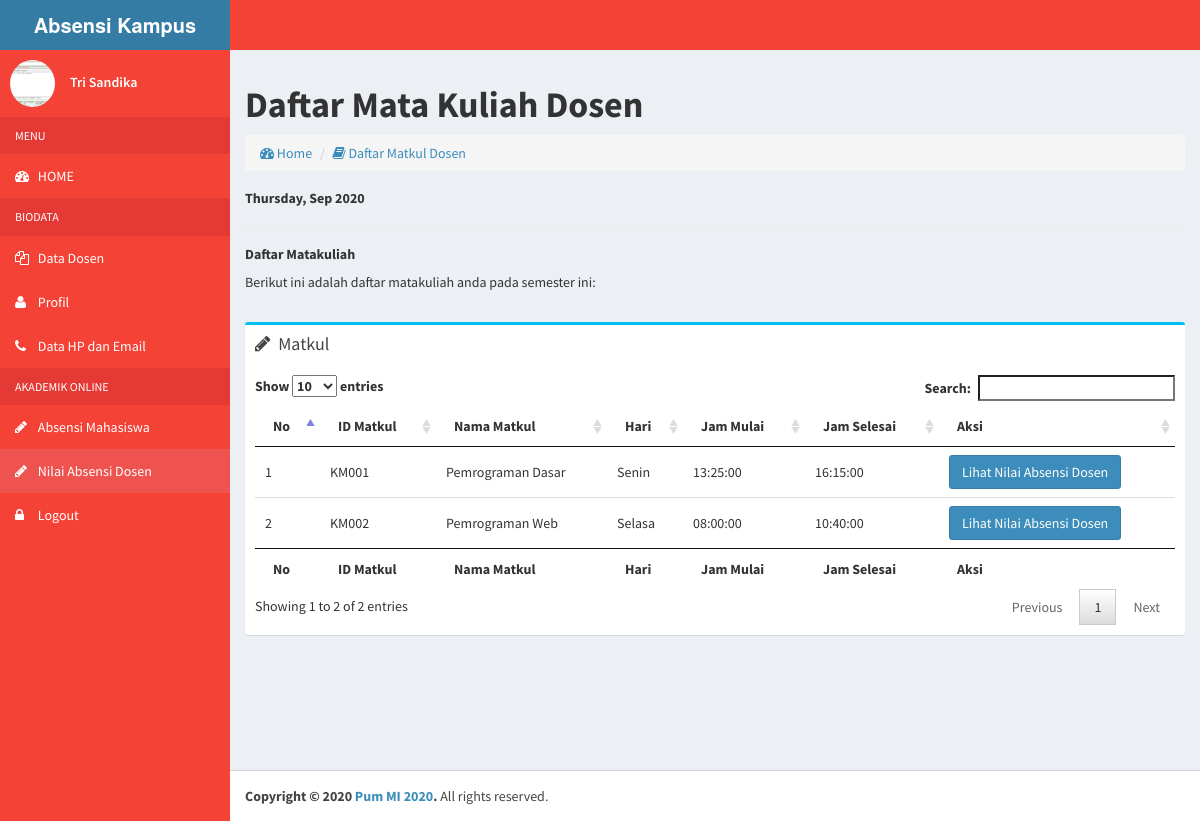
Screenshot of /dosen/index.php?page=16 (signed in) with the database file from the repository.
### tables this page shows
CREATE TABLE `dosen` (
  `nid` char(10) NOT NULL DEFAULT '',
  `nm_dosen` varchar(50) NOT NULL DEFAULT '',
  `jk` varchar(6) NOT NULL,
  `alamat` text NOT NULL,
  `telp_dosen` varchar(12) NOT NULL DEFAULT '',
  `password` varchar(255) NOT NULL,
  `email` varchar(30) NOT NULL,
  `foto` varchar(100) NOT NULL
);

CREATE TABLE `matkul` (
  `id_matkul` char(5) NOT NULL DEFAULT '',
  `nm_matkul` varchar(50) NOT NULL DEFAULT '',
  `hari` varchar(20) NOT NULL DEFAULT '',
  `jam_mulai` time NOT NULL,
  `jam_selesai` time NOT NULL,
  `ruangan` varchar(20) NOT NULL DEFAULT '',
  `nid` char(10) NOT NULL DEFAULT ''
);

### dosen/include/matkul_dosen.php (the view, shortened to what this page needs)
        <h1>
          <b>Daftar Mata Kuliah Dosen</b>
        </h1>
        <ol class="breadcrumb">
          <li><a href="#"><i class="fa fa-dashboard"></i> Home</a></li>
          <li><a href="#"><i class="fa fa-book"></i> Daftar Matkul Dosen</a></li>
        </ol>
<h5><b><?php echo date("l, M Y"); ?></b></h5>
<hr>
<h5><b>Daftar Matakuliah</b></h5>
<p>Berikut ini adalah daftar matakuliah anda pada semester ini:
</p>
<br>
            <div class="box box-info">
              <div class="box-header">
                <i class="fa fa-pencil"></i>
                <h3 class="box-title">Matkul</h3>
              </div>
              <div class="box-body">
              <table id="table" class="row-border" cellspacing="0" width="100%">
                <thead>
                    <tr>
                        <th>No</th>
                        <th>ID Matkul</th>
                        <th>Nama Matkul</th>
                        <th>Hari</th>
                        <th>Jam Mulai</th>
                        <th>Jam Selesai</th>
                        <th>Aksi</th>
                    </tr>
                </thead>
                <tfoot>
                    <tr>
                        <th>No</th>
                        <th>ID Matkul</th>
                        <th>Nama Matkul</th>
                        <th>Hari</th>
                        <th>Jam Mulai</th>
                        <th>Jam Selesai</th>
                        <th>Aksi</th>
                    </tr>
                </tfoot>
                <tbody>
                      <?php
                      $query = mysqli_query($conn,"SELECT * FROM matkul WHERE nid='$nid'");
                      if ($query) {
                        $no = 1;
                        while ($rows = mysqli_fetch_array($query)) {
                      ?>
                              <tr>
                                <td><?php echo $no++; ?></td>
                                <td><?php echo $rows['id_matkul']; ?></td>
                                <td><?php echo $rows['nm_matkul']; ?></td>
                                <td><?php echo $rows['hari']; ?></td>
                                <td><?php echo $rows['jam_mulai']; ?></td>
                                <td><?php echo $rows['jam_selesai']; ?></td>
                                <td><a href="index.php?page=17&&id_matkul=<?php echo $rows['id_matkul']; ?>" class="btn btn-primary" data-tt="tooltip" title="Klik Untuk Melihat Absensi Dosen">Lihat Nilai Absensi Dosen</a></td>
                              </tr>
                      <?php
                        }
                      }
                      ?>
                  </tbody>
                </table>
              </div>
            </div>

### dosen/index.php (shortened to what this page needs)
<?php
      include "../koneksi/koneksi.php";
      $nid = $_SESSION['dosen'];
      $query = mysqli_query($conn,"SELECT * FROM dosen where nid=$nid");
      if ($query) {
        $data = mysqli_fetch_array($query);
      }
                $active1 = "";
                $active2 = "";
                $active3 = "";
                $active4 = "";
                $active5 = "";
                $active6 = "";
                $includeVal = "";
                if (isset($_GET['page'])) {
                    $page = $_GET['page'];
                    switch ($page) {
                    case '16':
                      $includeVal = "include/matkul_dosen.php";
                      $active6 = "active";
                      break;
                  }
                }else{
                  $active1 = "active";
                  $includeVal = "include/home.php";
                }
?>
<!DOCTYPE html>
<html>
  <head>
    <link rel="stylesheet" href="../bootstrap/css/bootstrap.min.css">
    <link rel="stylesheet" href="../font/css/font-awesome.min.css">
    <link rel="stylesheet" href="https://code.ionicframework.com/ionicons/2.0.1/css/ionicons.min.css">
    <link rel="stylesheet" href="../dist/css/AdminLTE.min.css">
    <link rel="stylesheet" href="../dist/css/skins/_all-skins.min.css">
    <link rel="stylesheet" href="../plugins/datatables/jquery.dataTables.css">
    <link rel="stylesheet" href="../plugins/iCheck/flat/blue.css">
    <link rel="stylesheet" href="../plugins/morris/morris.css">
    <link rel="stylesheet" href="../plugins/jvectormap/jquery-jvectormap-1.2.2.css">
    <link rel="stylesheet" href="../plugins/datepicker/datepicker3.css">
    <link rel="stylesheet" href="../plugins/daterangepicker/daterangepicker-bs3.css">
    <link rel="stylesheet" href="../plugins/bootstrap-wysihtml5/bootstrap3-wysihtml5.min.css">
  </head>
  <body class="hold-transition skin-blue sidebar-mini">
    <div class="wrapper">
      <header class="main-header">
        <a href="index2.html" class="logo">
          <span class="logo-lg"><b>Absensi Kampus </b></span>
        </a>
        <nav class="navbar navbar-static-top" role="navigation">
        </nav>
      </header>
      <aside class="main-sidebar">
        <section class="sidebar">
          <div class="user-panel">
            <div class="pull-left image">
              <img src="<?php
            if ($data['foto']=='') {
              echo 'images/dp.png';
            }else{
              echo "images/$data[foto]";
            }
          ?>" class="img-circle" alt="$data['nm_dosen']">
            </div>
            <div class="pull-left info">
              <p><?php echo $data['nm_dosen']; ?></p>
            </div>
          </div>
          <ul class="sidebar-menu">
            <li class="header">MENU</li>
            <li class="<?php echo $active1; ?> treeview">
              <a href="index.php?page=1">
                <i class="fa fa-dashboard"></i> <span>HOME</span></i>
              </a>
            </li>
            <li class="header">BIODATA</li>
            <li class="<?php echo $active2; ?> treeview">
              <a href="index.php?page=2">
                <i class="fa fa-files-o"></i>
                <span>Data Dosen</span>
              </a>
            </li>
            <li class="<?php echo $active3; ?> treeview">
              <a href="index.php?page=3">
                <i class="fa fa-user"></i> <span>Profil</span>
              </a>
            </li>
            <li class="<?php echo $active4; ?> treeview">
              <a href="index.php?page=4">
                <i class="fa fa-phone"></i>
                <span>Data HP dan Email</span>
              </a>
            </li>
            <li class="header">AKADEMIK ONLINE</li>
            <li class="<?php echo $active5; ?> treeview">
              <a href="index.php?page=5">
                <i class="fa fa-pencil"></i> <span>Absensi Mahasiswa</span>
              </a>
            </li>
            <li class="<?php echo $active6; ?> treeview">
              <a href="index.php?page=16">
                <i class="fa fa-pencil"></i> <span>Nilai Absensi Dosen</span>
              </a>
            </li>
            <li class="treeview">
              <a href="logout.php">
                <i class="fa fa-lock"></i> <span>Logout</span>
              </a>
            </li>
          </ul>
        </section>
      </aside>
      <div class="content-wrapper">
        <section class="content">
          <div class="row">
            <section class="col-lg-12 connectedSortable">
              <?php
                include "$includeVal";
              ?>
            </section>
            <section class="col-lg-5 connectedSortable">
            </section>
          </div>
        </section>
      </div>
      <footer class="main-footer">
        <strong>Copyright &copy; 2020 <a href="polinela.ac.id">Pum MI 2020</a>.</strong> All rights reserved.
      </footer>
  </body>
</html>

### dosen/index.php (style rules this page uses)
.skin-blue .main-header .navbar { background-color: #F44336; }
.skin-blue .main-header .logo { background-color: #E53935; color: #fff; border-bottom: 0 solid transparent; }
.skin-blue .sidebar-menu>li:hover>a, .skin-blue .sidebar-menu>li.active>a { color: #fff; background: #EF5350; border-left-color: #3c8dbc; }
.skin-blue .wrapper, .skin-blue .main-sidebar, .skin-blue .left-side { background-color: #F44336; }
.skin-blue .sidebar a { color: #fff; }
.skin-blue .sidebar-menu>li.header { color: #fff; background: #E53935; }
.skin-blue .sidebar-menu>li>a { border-left: 0px solid transparent; }
.user-panel>.info { padding-top: 15px; }

### rows the page displays
dosen: foto (picture), nm_dosen "Tri Sandika"
matkul: id_matkul "KM001", nm_matkul "Pemrograman Dasar", hari "Senin", jam_mulai "13:25:00", jam_selesai "16:15:00"
matkul: id_matkul "KM002", nm_matkul "Pemrograman Web", hari "Selasa", jam_mulai "08:00:00", jam_selesai "10:40:00"
